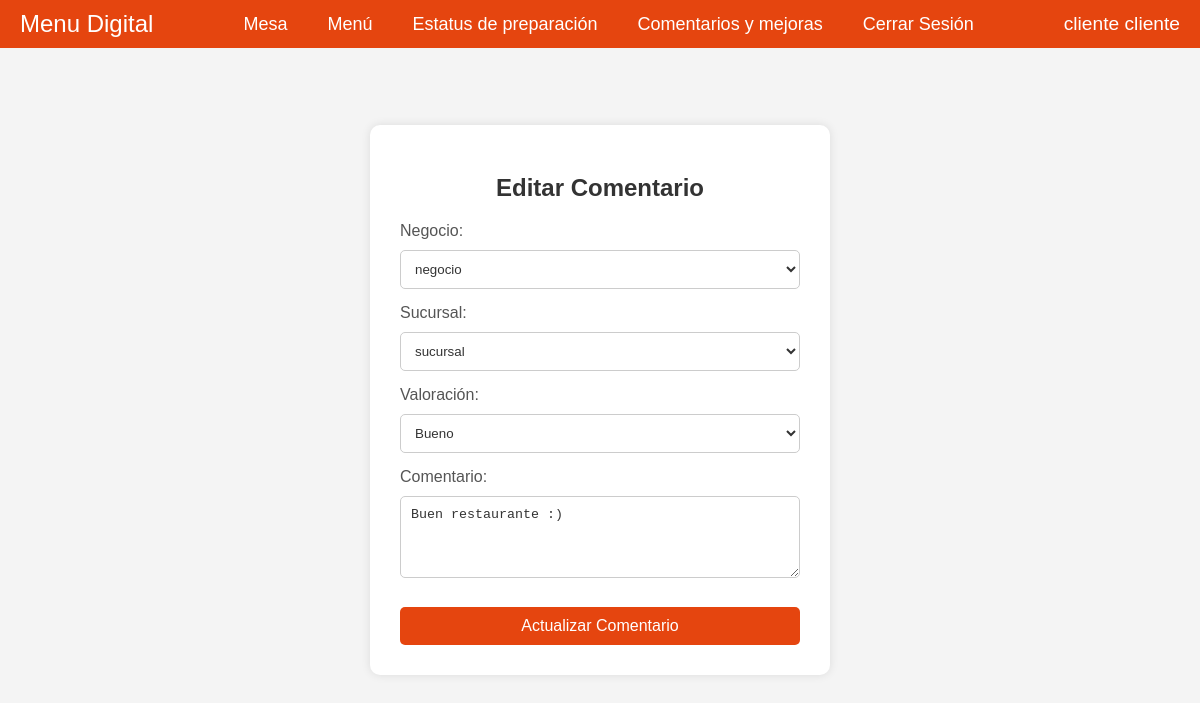
/src/comment/update-comment/update-comment.php?id=4 (signed in), run on an earlier commit of the app's database.
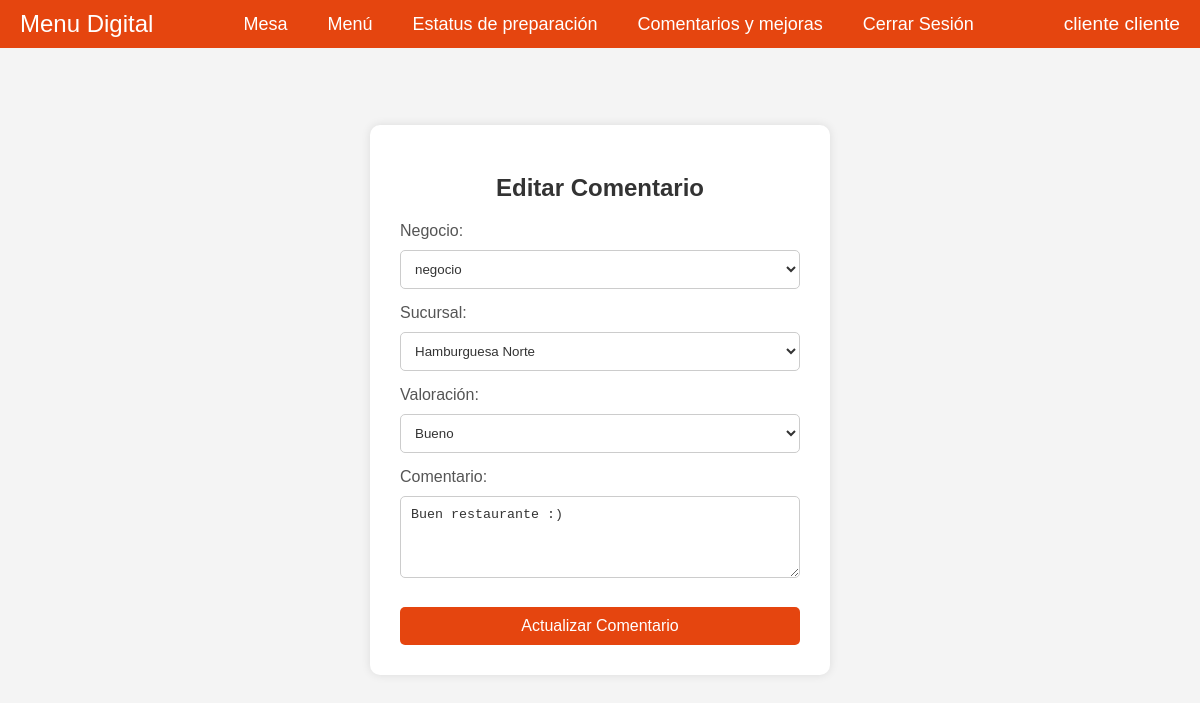
And on a later commit of the database.
### tables this page shows
CREATE TABLE `comments` (
  `id` int NOT NULL,
  `client_id` int NOT NULL,
  `branch_id` int DEFAULT NULL,
  `rating` enum('bueno','regular','malo') NOT NULL,
  `comment` text,
  `created_at` timestamp NULL DEFAULT CURRENT_TIMESTAMP,
  `company_id` int DEFAULT NULL
);

CREATE TABLE `branches` (
  `id` int NOT NULL,
  `branch_name` varchar(255) NOT NULL,
  `branch_manager` varchar(255) NOT NULL,
  `address` varchar(255) NOT NULL,
  `postal_code` char(5) NOT NULL,
  `cellphone` char(10) NOT NULL,
  `website` varchar(255) DEFAULT NULL,
  `company_id` int DEFAULT NULL
);

CREATE TABLE `companies` (
  `id` int NOT NULL,
  `logo_path` varchar(255) DEFAULT NULL,
  `associated_name` varchar(255) NOT NULL,
  `business_name` varchar(255) NOT NULL,
  `address` text NOT NULL,
  `email` varchar(100) NOT NULL,
  `cellphone` char(10) NOT NULL,
  `food_type` enum('restaurante','cafe','panaderia','otro') NOT NULL,
  `has_rfc` tinyint(1) NOT NULL,
  `consistent_menu` tinyint(1) NOT NULL,
  `password` varchar(255) NOT NULL,
  `user_type` varchar(50) NOT NULL DEFAULT 'negocio'
);

### src/comment/update-comment/update-comment.php (the view, shortened to what this page needs)
<?php
require '../../db/connection.php';
$id = $_GET['id'] ?? '';
$stmt = $conn->prepare("SELECT * FROM comments WHERE id = ?");
$stmt->bind_param("i", $id);
$stmt->execute();
$result = $stmt->get_result();
$comment = $result->fetch_assoc();
$companies = $conn->query("SELECT id, business_name FROM companies");
$branches = [];
if ($comment['company_id']) {
    $branchStmt = $conn->prepare("SELECT id, branch_name FROM branches WHERE company_id = ?");
    $branchStmt->bind_param("i", $comment['company_id']);
    $branchStmt->execute();
    $branchResult = $branchStmt->get_result();
    while ($branch = $branchResult->fetch_assoc()) {
        $branches[] = $branch;
    }
}
?>
<!DOCTYPE html>
<html lang="es">
<head>
    <link rel="stylesheet" href="update-comment.css">
    <link rel="stylesheet" href="../../client/client-menubar/client-menubar.css">
</head>
<body>
    <?php include '../../client/client-menubar/client-menubar.php'; ?>
    <div class="container">
        <h2>Editar Comentario</h2>
        <form id="commentForm" action="updateComment.php" method="POST">
            <div class="form-group">
                <label for="company">Negocio:</label>
                <select id="company" name="company" required onchange="updateBranches(this.value)">
                    <?php while ($company = $companies->fetch_assoc()) : ?>
                        <option value="<?php echo $company['id']; ?>" <?php echo ($company['id'] == $comment['company_id']) ? 'selected' : ''; ?>>
                            <?php echo htmlspecialchars($company['business_name']); ?>
                        </option>
                    <?php endwhile; ?>
                </select>
            </div>
            <div class="form-group">
                <label for="branch">Sucursal:</label>
                <select id="branch" name="branch">
                    <?php foreach ($branches as $branch) : ?>
                        <option value="<?php echo $branch['id']; ?>" <?php echo ($branch['id'] == $comment['branch_id']) ? 'selected' : ''; ?>>
                            <?php echo htmlspecialchars($branch['branch_name']); ?>
                        </option>
                    <?php endforeach; ?>
                </select>
            </div>
            <div class="form-group">
                <label for="rating">Valoración:</label>
                <select id="rating" name="rating" required>
                    <option value="bueno" <?php echo ($comment['rating'] == 'bueno') ? 'selected' : ''; ?>>Bueno</option>
                </select>
            </div>
            <div class="form-group">
                <label for="commentBox">Comentario:</label>
                <textarea id="commentBox" name="commentBox" rows="4" required><?php echo htmlspecialchars($comment['comment']); ?></textarea>
            </div>
            <button type="submit">Actualizar Comentario</button>
        </form>
    </div>
</body>
</html>

What changed in the data, as far as the page shows it:
changed through a linked row, comments "Bueno": branch "sucursal" → "Hamburguesa Norte"
